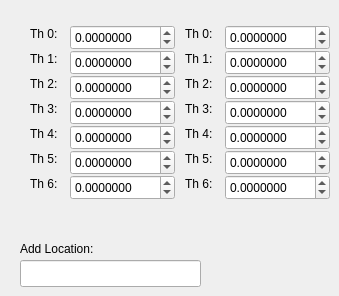
    <widget class="QWidget" name="tabManipulation">
     <attribute name="title">
      <string>Manipulation</string>
     </attribute>
     <widget class="QDoubleSpinBox" name="laTxtAngles3">
      <property name="geometry">
       <rect>
        <x>70</x>
        <y>100</y>
        <width>105</width>
        <height>25</height>
       </rect>
      </property>
      <property name="keyboardTracking">
       <bool>false</bool>
      </property>
      <property name="decimals">
       <number>7</number>
      </property>
      <property name="minimum">
       <double>-3.141600000000000</double>
      </property>
      <property name="maximum">
       <double>3.141600000000000</double>
      </property>
      <property name="singleStep">
       <double>0.100000000000000</double>
      </property>
     </widget>
     <widget class="QLabel" name="raLblAngles3">
      <property name="geometry">
       <rect>
        <x>185</x>
        <y>100</y>
        <width>41</width>
        <height>17</height>
       </rect>
      </property>
      <property name="text">
       <string>Th 3:</string>
      </property>
     </widget>
     <widget class="QDoubleSpinBox" name="laTxtAngles6">
      <property name="geometry">
       <rect>
        <x>70</x>
        <y>175</y>
        <width>105</width>
        <height>25</height>
       </rect>
      </property>
      <property name="keyboardTracking">
       <bool>false</bool>
      </property>
      <property name="decimals">
       <number>7</number>
      </property>
      <property name="minimum">
       <double>-3.141600000000000</double>
      </property>
      <property name="maximum">
       <double>3.141600000000000</double>
      </property>
      <property name="singleStep">
       <double>0.100000000000000</double>
      </property>
     </widget>
     <widget class="QLabel" name="raLblAngles0">
      <property name="geometry">
       <rect>
        <x>185</x>
        <y>25</y>
        <width>41</width>
        <height>17</height>
       </rect>
      </property>
      <property name="text">
       <string>Th 0:</string>
      </property>
     </widget>
     <widget class="QLabel" name="laLblAngles3">
      <property name="geometry">
       <rect>
        <x>30</x>
        <y>100</y>
        <width>41</width>
        <height>17</height>
       </rect>
      </property>
      <property name="text">
       <string>Th 3:</string>
      </property>
     </widget>
     <widget class="QLabel" name="laLblAngles1">
      <property name="geometry">
       <rect>
        <x>30</x>
        <y>50</y>
        <width>41</width>
        <height>17</height>
       </rect>
      </property>
      <property name="text">
       <string>Th 1:</string>
      </property>
     </widget>
     <widget class="QLabel" name="laLblAngles5">
      <property name="geometry">
       <rect>
        <x>30</x>
        <y>150</y>
        <width>41</width>
        <height>17</height>
       </rect>
      </property>
      <property name="text">
       <string>Th 5:</string>
      </property>
     </widget>
     <widget class="QLabel" name="laLblAngles6">
      <property name="geometry">
       <rect>
        <x>30</x>
        <y>175</y>
        <width>41</width>
        <height>17</height>
       </rect>
      </property>
      <property name="text">
       <string>Th 6:</string>
      </property>
     </widget>
     <widget class="QLabel" name="laLblAngles0">
      <property name="geometry">
       <rect>
        <x>30</x>
        <y>25</y>
        <width>41</width>
        <height>17</height>
       </rect>
      </property>
      <property name="text">
       <string>Th 0:</string>
      </property>
     </widget>
     <widget class="QLabel" name="raLblAngles2">
      <property name="geometry">
       <rect>
        <x>185</x>
        <y>75</y>
        <width>41</width>
        <height>17</height>
       </rect>
      </property>
      <property name="text">
       <string>Th 2:</string>
      </property>
     </widget>
     <widget class="QDoubleSpinBox" name="laTxtAngles5">
      <property name="geometry">
       <rect>
        <x>70</x>
        <y>150</y>
        <width>105</width>
        <height>25</height>
       </rect>
      </property>
      <property name="keyboardTracking">
       <bool>false</bool>
      </property>
      <property name="decimals">
       <number>7</number>
      </property>
      <property name="minimum">
       <double>-3.141600000000000</double>
      </property>
      <property name="maximum">
       <double>3.141600000000000</double>
      </property>
      <property name="singleStep">
       <double>0.100000000000000</double>
      </property>
     </widget>
     <widget class="QDoubleSpinBox" name="raTxtAngles3">
      <property name="geometry">
       <rect>
        <x>225</x>
        <y>100</y>
        <width>105</width>
        <height>25</height>
       </rect>
      </property>
      <property name="keyboardTracking">
       <bool>false</bool>
      </property>
      <property name="decimals">
       <number>7</number>
      </property>
      <property name="minimum">
       <double>-3.141600000000000</double>
      </property>
      <property name="maximum">
       <double>3.141600000000000</double>
      </property>
      <property name="singleStep">
       <double>0.100000000000000</double>
      </property>
     </widget>
     <widget class="QLabel" name="laLblAngles4">
      <property name="geometry">
       <rect>
        <x>30</x>
        <y>125</y>
        <width>41</width>
        <height>17</height>
       </rect>
      </property>
      <property name="text">
       <string>Th 4:</string>
      </property>
     </widget>
     <widget class="QLabel" name="raLblAngles4">
      <property name="geometry">
       <rect>
        <x>185</x>
        <y>125</y>
        <width>41</width>
        <height>17</height>
       </rect>
      </property>
      <property name="text">
       <string>Th 4:</string>
      </property>
     </widget>
     <widget class="QDoubleSpinBox" name="raTxtAngles0">
      <property name="geometry">
       <rect>
        <x>225</x>
        <y>25</y>
        <width>105</width>
        <height>25</height>
       </rect>
      </property>
      <property name="keyboardTracking">
       <bool>false</bool>
      </property>
      <property name="decimals">
       <number>7</number>
      </property>
      <property name="minimum">
       <double>-3.141600000000000</double>
      </property>
      <property name="maximum">
       <double>3.141600000000000</double>
      </property>
      <property name="singleStep">
       <double>0.100000000000000</double>
      </property>
     </widget>
     <widget class="QLabel" name="laLblAngles2">
      <property name="geometry">
       <rect>
        <x>30</x>
        <y>75</y>
        <width>41</width>
        <height>17</height>
       </rect>
      </property>
      <property name="text">
       <string>Th 2:</string>
      </property>
     </widget>
     <widget class="QLabel" name="raLblAngles5">
      <property name="geometry">
       <rect>
        <x>185</x>
        <y>150</y>
        <width>41</width>
        <height>17</height>
       </rect>
      </property>
      <property name="text">
       <string>Th 5:</string>
      </property>
     </widget>
     <widget class="QDoubleSpinBox" name="laTxtAngles2">
      <property name="geometry">
       <rect>
        <x>70</x>
        <y>75</y>
        <width>105</width>
        <height>25</height>
       </rect>
      </property>
      <property name="keyboardTracking">
       <bool>false</bool>
      </property>
      <property name="decimals">
       <number>7</number>
      </property>
      <property name="minimum">
       <double>-3.141600000000000</double>
      </property>
      <property name="maximum">
       <double>3.141600000000000</double>
      </property>
      <property name="singleStep">
       <double>0.100000000000000</double>
      </property>
     </widget>
     <widget class="QLabel" name="raLblAngles1">
      <property name="geometry">
       <rect>
        <x>185</x>
        <y>50</y>
        <width>41</width>
        <height>17</height>
       </rect>
      </property>
      <property name="text">
       <string>Th 1:</string>
      </property>
     </widget>
     <widget class="QDoubleSpinBox" name="raTxtAngles4">
      <property name="geometry">
       <rect>
        <x>225</x>
        <y>125</y>
        <width>105</width>
        <height>25</height>
       </rect>
      </property>
      <property name="keyboardTracking">
       <bool>false</bool>
      </property>
      <property name="decimals">
       <number>7</number>
      </property>
      <property name="minimum">
       <double>-3.141600000000000</double>
      </property>
      <property name="maximum">
       <double>3.141600000000000</double>
      </property>
      <property name="singleStep">
       <double>0.100000000000000</double>
      </property>
     </widget>
     <widget class="QDoubleSpinBox" name="raTxtAngles6">
      <property name="geometry">
       <rect>
        <x>225</x>
        <y>175</y>
        <width>105</width>
        <height>25</height>
       </rect>
      </property>
      <property name="keyboardTracking">
       <bool>false</bool>
      </property>
      <property name="decimals">
       <number>7</number>
      </property>
      <property name="minimum">
       <double>-3.141600000000000</double>
      </property>
      <property name="maximum">
       <double>3.141600000000000</double>
      </property>
      <property name="singleStep">
       <double>0.100000000000000</double>
      </property>
     </widget>
     <widget class="QDoubleSpinBox" name="laTxtAngles1">
      <property name="geometry">
       <rect>
        <x>70</x>
        <y>50</y>
        <width>105</width>
        <height>25</height>
       </rect>
      </property>
      <property name="keyboardTracking">
       <bool>false</bool>
      </property>
      <property name="decimals">
       <number>7</number>
      </property>
      <property name="minimum">
       <double>-3.141600000000000</double>
      </property>
      <property name="maximum">
       <double>3.141600000000000</double>
      </property>
      <property name="singleStep">
       <double>0.100000000000000</double>
      </property>
      <property name="value">
       <double>0.000000000000000</double>
      </property>
     </widget>
     <widget class="QDoubleSpinBox" name="raTxtAngles1">
      <property name="geometry">
       <rect>
        <x>225</x>
        <y>50</y>
        <width>105</width>
        <height>25</height>
       </rect>
      </property>
      <property name="keyboardTracking">
       <bool>false</bool>
      </property>
      <property name="decimals">
       <number>7</number>
      </property>
      <property name="minimum">
       <double>-3.141600000000000</double>
      </property>
      <property name="maximum">
       <double>3.141600000000000</double>
      </property>
      <property name="singleStep">
       <double>0.100000000000000</double>
      </property>
     </widget>
     <widget class="QDoubleSpinBox" name="laTxtAngles0">
      <property name="geometry">
       <rect>
        <x>70</x>
        <y>25</y>
        <width>105</width>
        <height>25</height>
       </rect>
      </property>
      <property name="keyboardTracking">
       <bool>false</bool>
      </property>
      <property name="decimals">
       <number>7</number>
      </property>
      <property name="minimum">
       <double>-3.141600000000000</double>
      </property>
      <property name="maximum">
       <double>3.141600000000000</double>
      </property>
      <property name="singleStep">
       <double>0.100000000000000</double>
      </property>
     </widget>
     <widget class="QDoubleSpinBox" name="raTxtAngles5">
      <property name="geometry">
       <rect>
        <x>225</x>
        <y>150</y>
        <width>105</width>
        <height>25</height>
       </rect>
      </property>
      <property name="keyboardTracking">
       <bool>false</bool>
      </property>
      <property name="decimals">
       <number>7</number>
      </property>
      <property name="minimum">
       <double>-3.141600000000000</double>
      </property>
      <property name="maximum">
       <double>3.141600000000000</double>
      </property>
      <property name="singleStep">
       <double>0.100000000000000</double>
      </property>
     </widget>
     <widget class="QDoubleSpinBox" name="laTxtAngles4">
      <property name="geometry">
       <rect>
        <x>70</x>
        <y>125</y>
        <width>105</width>
        <height>25</height>
       </rect>
      </property>
      <property name="keyboardTracking">
       <bool>false</bool>
      </property>
      <property name="decimals">
       <number>7</number>
      </property>
      <property name="minimum">
       <double>-3.141600000000000</double>
      </property>
      <property name="maximum">
       <double>3.141600000000000</double>
      </property>
      <property name="singleStep">
       <double>0.100000000000000</double>
      </property>
     </widget>
     <widget class="QLabel" name="raLblAngles6">
      <property name="geometry">
       <rect>
        <x>185</x>
        <y>175</y>
        <width>41</width>
        <height>17</height>
       </rect>
      </property>
      <property name="text">
       <string>Th 6:</string>
      </property>
     </widget>
     <widget class="QDoubleSpinBox" name="raTxtAngles2">
      <property name="geometry">
       <rect>
        <x>225</x>
        <y>75</y>
        <width>105</width>
        <height>25</height>
       </rect>
      </property>
      <property name="keyboardTracking">
       <bool>false</bool>
      </property>
      <property name="decimals">
       <number>7</number>
      </property>
      <property name="minimum">
       <double>-3.141600000000000</double>
      </property>
      <property name="maximum">
       <double>3.141600000000000</double>
      </property>
      <property name="singleStep">
       <double>0.100000000000000</double>
      </property>
     </widget>
     <widget class="QLabel" name="navLblAddLoc">
      <property name="geometry">
       <rect>
        <x>20</x>
        <y>240</y>
        <width>101</width>
        <height>17</height>
       </rect>
      </property>
      <property name="text">
       <string>Add Location:</string>
      </property>
     </widget>
     <widget class="QLineEdit" name="navTxtAddLoc">
      <property name="geometry">
       <rect>
        <x>20</x>
        <y>260</y>
        <width>181</width>
        <height>27</height>
       </rect>
      </property>
     </widget>
    </widget>
